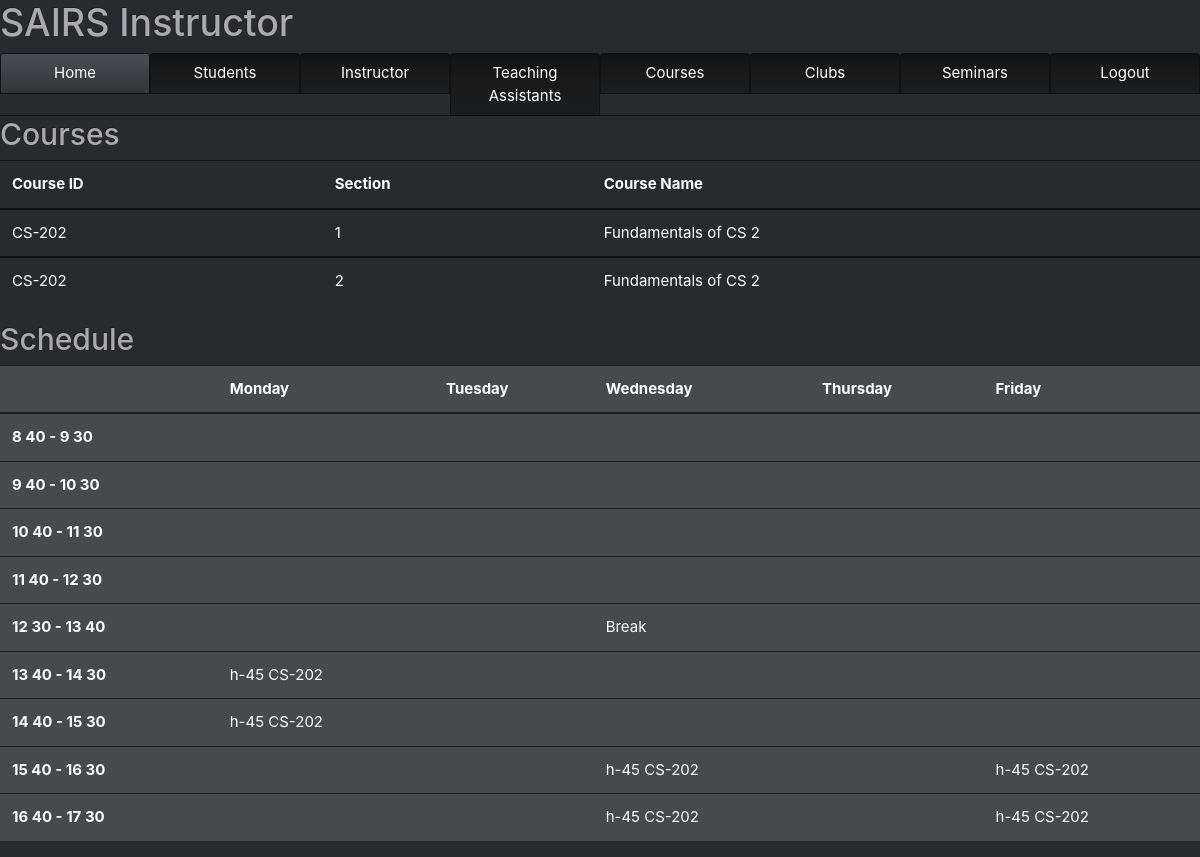
Screenshot of /html/Instructor/inst_Home.php (signed in) with the database file from the repository.
### tables this page shows
CREATE TABLE `Sections` (
  `course_ID` varchar(32) NOT NULL,
  `sec_ID` int(64) NOT NULL,
  `semester` enum('Spring','Fall','Summer') NOT NULL,
  `year` int(11) NOT NULL,
  `instructor_ID` int(64) NOT NULL,
  `room_ID` varchar(32) DEFAULT NULL,
  `quota` int(11) DEFAULT NULL
);

CREATE TABLE `Course` (
  `course_ID` varchar(32) NOT NULL,
  `name` varchar(32) DEFAULT NULL,
  `a_grade` int(11) DEFAULT NULL,
  `f_grade` int(11) DEFAULT NULL,
  `info` varchar(64) DEFAULT NULL,
  `dept` varchar(32) DEFAULT NULL,
  `recommended_semester` int(11) DEFAULT NULL,
  `credits` int(11) DEFAULT NULL
);

### html/Instructor/inst_Home.php (the view, shortened to what this page needs)
<?php
require "../../php/config.php";
if (isset($_SESSION['person_ID'])){
    try {
        $connection = new PDO($dsn, $username, $password, $options);
        $curr_semester = $_SESSION['curr_semester'];
        $curr_year = $_SESSION['curr_year'];
        $id = $_SESSION['person_ID'];
        $sql = "SELECT S.course_ID, S.sec_ID, C.name
                FROM Sections as S, Course as C
                WHERE S.instructor_ID = :id AND C.course_ID = S.course_ID AND S.semester = :curr_semester AND S.year = :curr_year;";
        $statement1 = $connection->prepare($sql);
        $statement1->bindParam(':id', $id, PDO::PARAM_STR);
        $statement1->bindParam(':curr_semester', $curr_semester, PDO::PARAM_STR);
        $statement1->bindParam(':curr_year', $curr_year, PDO::PARAM_STR);
        $statement1->execute();
        $courses = $statement1->fetchAll();
        $sql = "SELECT HS.course_ID, TS.day, TS.time, S.room_ID
            FROM Has_Schedule as HS, Time_Slot as TS, Sections as S
            WHERE HS.instructor_ID = $id and HS.semester = '$curr_semester' and HS.year = $curr_year and HS.time_slot_ID = TS.time_slot_ID and S.course_ID = HS.course_ID ;";
        $statement1 = $connection->prepare($sql);
        $statement1->execute();
        $schedule = $statement1->fetchAll();
        $sched = array();
        foreach($schedule as $sc){
            $key = sprintf("%s_%s", $sc['day'], $sc['time']);
            $entry = sprintf("%s %s", $sc['room_ID'], $sc['course_ID']);
            $sched += [$key=> $entry];
        }
    }
    catch(PDOException $error) {
    echo $sql . "<br>" . $error->getMessage();
    }
}else{
  header("Location: http://localhost/html/Login/Login_as_Student.php");
    exit();
}
?>
<!DOCTYPE html>
<html>
    <head>
        <link rel = "stylesheet" type="text/css" href="../../css/bootstrap.css">
    </head>
    <h1>SAIRS Instructor</h1>
    <body>
        <div>
        <ul class="nav nav-tabs sticky-top nav-justified">
                <li class="nav-item active">
                    <a class="nav-link active" data-toggle="tab" href="inst_Home.php">Home</a>
                </li>
                <li class="nav-item">
                  <a class="nav-link" data-toggle="tab" href="inst_Stud.php">Students</a>
                </li>
                <li class="nav-item">
                  <a class="nav-link" data-toggle="tab" href="inst_Details.php">Instructor</a>
                </li>
                <li class="nav-item">
                    <a class="nav-link" data-toggle="tab" href="inst_TA.php">Teaching Assistants</a>
                </li>
                <li class="nav-item">
                    <a class="nav-link" data-toggle="tab" href="inst_Course.php">Courses</a>
                </li>
                <li class="nav-item">
                    <a class="nav-link" data-toggle="tab" href="Instructor_Clubs.php">Clubs</a>
                </li>
                <li class="nav-item">
                  <a class="nav-link" data-toggle="tab" href="Instructor_Seminar.php">Seminars</a>
              </li>
              <li class="nav-item">
                <a class="nav-link" href="../../php/logout.inc.php">Logout</a>
              </li>
              </ul>
              <div id="myTabContent" class="tab-content">
                <div class="tab-pane fade active show" id="home">
                <h2>Courses</h2>
                <table class="table table-hover">
                  <thead>
                    <tr>
                      <th scope="col">Course ID</th>
                      <th scope="col">Section</th>
                      <th scope="col">Course Name</th>
                    </tr>
                  </thead>
                    <?php
                    foreach($courses as $course){?>
                        <tbody>
                        <tr >
                            <td><?php echo $course['course_ID']; ?></td>
                            <td><a href="inst_Home_Sec.php<?php
                            echo "?sID=", $course['sec_ID'], "&cID=", $course['course_ID'];
                            ?>">
                            <?php
                            echo $course['sec_ID'];
                            ?>
                            </a>
                            </td>
                            <td><?php echo $course['name']; ?></td>
                        </tr>
                        </tbody>
                    <?php } ?>
                </table>
                <h2>Schedule</h2>
                <table class="table table-hover">
                  <thead>
                    <tr class = "table-active">
                      <th scope="col"></th>
                      <th scope="col">Monday</th>
                      <th scope="col">Tuesday</th>
                      <th scope="col">Wednesday</th>
                      <th scope="col">Thursday</th>
                      <th scope="col">Friday</th>
                  </thead>
                  <tbody>
                    <tr class="table-active">
                      <th scope="row">8 40 - 9 30</th>
                        <td><?php if (isset($sched['Mon_8-10'])){echo $sched['Mon_8-10'];}?></td>
                        <td><?php if (isset($sched['Tue_8-10'])){echo $sched['Tue_8-10'];}?></td>
                        <td><?php if (isset($sched['Wed_8-10'])){echo $sched['Wed_8-10'];}?></td>
                        <td><?php if (isset($sched['Thu_8-10'])){echo $sched['Thu_8-10'];}?></td>
                        <td><?php if (isset($sched['Fri_8-10'])){echo $sched['Fri_8-10'];}?></td>
                    </tr>
                    <tr class="table-active">
                      <th scope="row">9 40 - 10 30</th>
                        <td><?php if (isset($sched['Mon_8-10'])){echo $sched['Mon_8-10'];}?></td>
                        <td><?php if (isset($sched['Tue_8-10'])){echo $sched['Tue_8-10'];}?></td>
                        <td><?php if (isset($sched['Wed_8-10'])){echo $sched['Wed_8-10'];}?></td>
                        <td><?php if (isset($sched['Thu_8-10'])){echo $sched['Thu_8-10'];}?></td>
                        <td><?php if (isset($sched['Fri_8-10'])){echo $sched['Fri_8-10'];}?></td>
                    </tr>
                    <tr class="table-active">
                      <th scope="row">10 40 - 11 30</th>
                        <td><?php if (isset($sched['Mon_10-12'])){echo $sched['Mon_10-12'];}?></td>
                        <td><?php if (isset($sched['Tue_10-12'])){echo $sched['Tue_10-12'];}?></td>
                        <td><?php if (isset($sched['Wed_10-12'])){echo $sched['Wed_10-12'];}?></td>
                        <td><?php if (isset($sched['Thu_10-12'])){echo $sched['Thu_10-12'];}?></td>
                        <td><?php if (isset($sched['Fri_10-12'])){echo $sched['Fri_10-12'];}?></td>
                    </tr>
                    <tr class="table-active">
                      <th scope="row">11 40 - 12 30</th>
                        <td><?php if (isset($sched['Mon_10-12'])){echo $sched['Mon_10-12'];}?></td>
                        <td><?php if (isset($sched['Tue_10-12'])){echo $sched['Tue_10-12'];}?></td>
                        <td><?php if (isset($sched['Wed_10-12'])){echo $sched['Wed_10-12'];}?></td>
                        <td><?php if (isset($sched['Thu_10-12'])){echo $sched['Thu_10-12'];}?></td>
                        <td><?php if (isset($sched['Fri_10-12'])){echo $sched['Fri_10-12'];}?></td>
                    </tr>
                    <tr class="table-active">
                      <th scope="row">12 30 - 13 40</th>
                      <td></td>
                      <td></td>
                      <td>Break</td>
                      <td></td>
                      <td></td>
                    </tr>
                    <tr class="table-active">
                      <th scope="row">13 40 - 14 30</th>
                        <td><?php if (isset($sched['Mon_13-15'])){echo $sched['Mon_13-15'];}?></td>
                        <td><?php if (isset($sched['Tue_13-15'])){echo $sched['Tue_13-15'];}?></td>
                        <td><?php if (isset($sched['Wed_13-15'])){echo $sched['Wed_13-15'];}?></td>
                        <td><?php if (isset($sched['Thu_13-15'])){echo $sched['Thu_13-15'];}?></td>
                        <td><?php if (isset($sched['Fri_13-15'])){echo $sched['Fri_13-15'];}?></td>
                    </tr>
                    <tr class="table-active">
                      <th scope="row">14 40 - 15 30</th>
                        <td><?php if (isset($sched['Mon_13-15'])){echo $sched['Mon_13-15'];}?></td>
                        <td><?php if (isset($sched['Tue_13-15'])){echo $sched['Tue_13-15'];}?></td>
                        <td><?php if (isset($sched['Wed_13-15'])){echo $sched['Wed_13-15'];}?></td>
                        <td><?php if (isset($sched['Thu_13-15'])){echo $sched['Thu_13-15'];}?></td>
                        <td><?php if (isset($sched['Fri_13-15'])){echo $sched['Fri_13-15'];}?></td>
                    </tr>
                    <tr class="table-active">
                      <th scope="row">15 40 - 16 30</th>
                        <td><?php if (isset($sched['Mon_15-17'])){echo $sched['Mon_15-17'];}?></td>
                        <td><?php if (isset($sched['Tue_15-17'])){echo $sched['Tue_15-17'];}?></td>
                        <td><?php if (isset($sched['Wed_15-17'])){echo $sched['Wed_15-17'];}?></td>
                        <td><?php if (isset($sched['Thu_15-17'])){echo $sched['Thu_15-17'];}?></td>
                        <td><?php if (isset($sched['Fri_15-17'])){echo $sched['Fri_15-17'];}?></td>
                    </tr>
                    <tr class="table-active">
                      <th scope="row">16 40 - 17 30</th>
                        <td><?php if (isset($sched['Mon_15-17'])){echo $sched['Mon_15-17'];}?></td>
                        <td><?php if (isset($sched['Tue_15-17'])){echo $sched['Tue_15-17'];}?></td>
                        <td><?php if (isset($sched['Wed_15-17'])){echo $sched['Wed_15-17'];}?></td>
                        <td><?php if (isset($sched['Thu_15-17'])){echo $sched['Thu_15-17'];}?></td>
                        <td><?php if (isset($sched['Fri_15-17'])){echo $sched['Fri_15-17'];}?></td>
                    </tr>
                  </tbody>
                </table>
                </div>
              </div>
        </div>
    </body>
</html>

### rows the page displays
sections: course_ID "CS-202", sec_ID "1", course_ID.name "Fundamentals of CS 2"
sections: course_ID "CS-202", sec_ID "2", course_ID.name "Fundamentals of CS 2"

### other values shown
$sched['Mon_13-15'] "h-45 CS-202"
$sched['Wed_15-17'] "h-45 CS-202"
$sched['Fri_15-17'] "h-45 CS-202"
